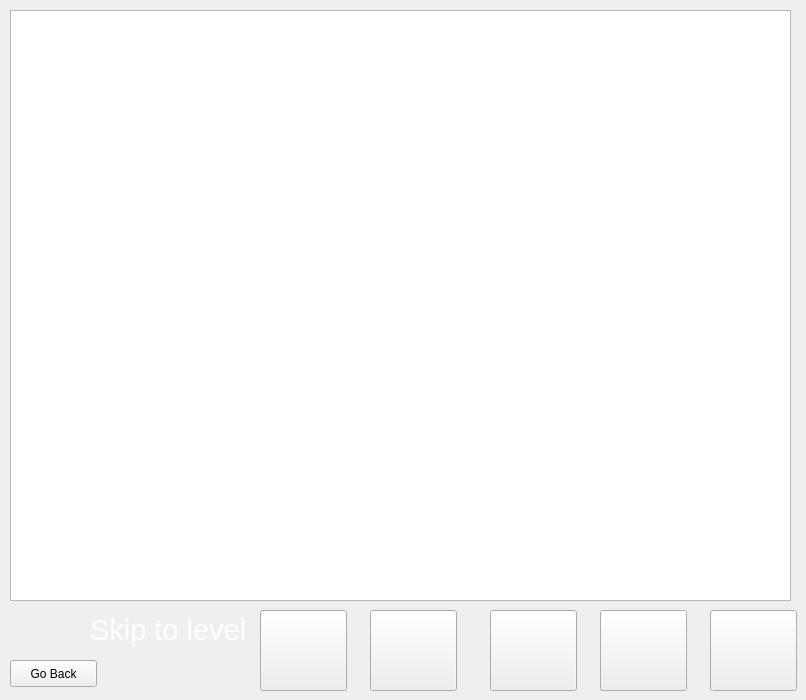
    <widget class="QWidget" name="info">
     <property name="styleSheet">
      <string notr="true">border-image: url(:/background.jpg);</string>
     </property>
     <widget class="QTextBrowser" name="textBrowser_5">
      <property name="geometry">
       <rect>
        <x>10</x>
        <y>10</y>
        <width>781</width>
        <height>591</height>
       </rect>
      </property>
      <property name="styleSheet">
       <string notr="true">border-image: none;</string>
      </property>
     </widget>
     <widget class="QLabel" name="label_12">
      <property name="geometry">
       <rect>
        <x>90</x>
        <y>600</y>
        <width>161</width>
        <height>61</height>
       </rect>
      </property>
      <property name="styleSheet">
       <string notr="true">border-image: none;</string>
      </property>
      <property name="text">
       <string>&lt;html&gt;&lt;head/&gt;&lt;body&gt;&lt;p&gt;&lt;span style=&quot; font-size:22pt; color:#ffffff;&quot;&gt;Skip to level&lt;/span&gt;&lt;/p&gt;&lt;/body&gt;&lt;/html&gt;</string>
      </property>
     </widget>
     <widget class="QLabel" name="label_13">
      <property name="geometry">
       <rect>
        <x>290</x>
        <y>620</y>
        <width>21</width>
        <height>61</height>
       </rect>
      </property>
      <property name="styleSheet">
       <string notr="true">border-image: none;</string>
      </property>
      <property name="text">
       <string>&lt;html&gt;&lt;head/&gt;&lt;body&gt;&lt;p&gt;&lt;span style=&quot; font-size:36pt; color:#ffffff;&quot;&gt;1&lt;/span&gt;&lt;/p&gt;&lt;/body&gt;&lt;/html&gt;</string>
      </property>
     </widget>
     <widget class="QPushButton" name="pushButton_16">
      <property name="geometry">
       <rect>
        <x>260</x>
        <y>610</y>
        <width>87</width>
        <height>81</height>
       </rect>
      </property>
      <property name="styleSheet">
       <string notr="true">border-image: url(:/circle.png);</string>
      </property>
      <property name="text">
       <string/>
      </property>
     </widget>
     <widget class="QLabel" name="label_14">
      <property name="geometry">
       <rect>
        <x>400</x>
        <y>620</y>
        <width>31</width>
        <height>61</height>
       </rect>
      </property>
      <property name="styleSheet">
       <string notr="true">border-image: none;</string>
      </property>
      <property name="text">
       <string>&lt;html&gt;&lt;head/&gt;&lt;body&gt;&lt;p&gt;&lt;span style=&quot; font-size:36pt; color:#ffffff;&quot;&gt;2&lt;/span&gt;&lt;/p&gt;&lt;/body&gt;&lt;/html&gt;</string>
      </property>
     </widget>
     <widget class="QLabel" name="label_15">
      <property name="geometry">
       <rect>
        <x>520</x>
        <y>620</y>
        <width>31</width>
        <height>61</height>
       </rect>
      </property>
      <property name="styleSheet">
       <string notr="true">border-image: none;</string>
      </property>
      <property name="text">
       <string>&lt;html&gt;&lt;head/&gt;&lt;body&gt;&lt;p&gt;&lt;span style=&quot; font-size:36pt; color:#ffffff;&quot;&gt;3&lt;/span&gt;&lt;/p&gt;&lt;/body&gt;&lt;/html&gt;</string>
      </property>
     </widget>
     <widget class="QLabel" name="label_16">
      <property name="geometry">
       <rect>
        <x>630</x>
        <y>620</y>
        <width>31</width>
        <height>61</height>
       </rect>
      </property>
      <property name="styleSheet">
       <string notr="true">border-image: none;</string>
      </property>
      <property name="text">
       <string>&lt;html&gt;&lt;head/&gt;&lt;body&gt;&lt;p&gt;&lt;span style=&quot; font-size:36pt; color:#ffffff;&quot;&gt;4&lt;/span&gt;&lt;/p&gt;&lt;/body&gt;&lt;/html&gt;</string>
      </property>
     </widget>
     <widget class="QLabel" name="label_17">
      <property name="geometry">
       <rect>
        <x>740</x>
        <y>620</y>
        <width>31</width>
        <height>61</height>
       </rect>
      </property>
      <property name="styleSheet">
       <string notr="true">border-image: none;</string>
      </property>
      <property name="text">
       <string>&lt;html&gt;&lt;head/&gt;&lt;body&gt;&lt;p&gt;&lt;span style=&quot; font-size:36pt; color:#ffffff;&quot;&gt;5&lt;/span&gt;&lt;/p&gt;&lt;/body&gt;&lt;/html&gt;</string>
      </property>
     </widget>
     <widget class="QPushButton" name="pushButton_17">
      <property name="geometry">
       <rect>
        <x>370</x>
        <y>610</y>
        <width>87</width>
        <height>81</height>
       </rect>
      </property>
      <property name="styleSheet">
       <string notr="true">border-image: url(:/circle.png);</string>
      </property>
      <property name="text">
       <string/>
      </property>
     </widget>
     <widget class="QPushButton" name="pushButton_18">
      <property name="geometry">
       <rect>
        <x>490</x>
        <y>610</y>
        <width>87</width>
        <height>81</height>
       </rect>
      </property>
      <property name="styleSheet">
       <string notr="true">border-image: url(:/circle.png);</string>
      </property>
      <property name="text">
       <string/>
      </property>
     </widget>
     <widget class="QPushButton" name="pushButton_28">
      <property name="geometry">
       <rect>
        <x>600</x>
        <y>610</y>
        <width>87</width>
        <height>81</height>
       </rect>
      </property>
      <property name="styleSheet">
       <string notr="true">border-image: url(:/circle.png);</string>
      </property>
      <property name="text">
       <string/>
      </property>
     </widget>
     <widget class="QPushButton" name="pushButton_29">
      <property name="geometry">
       <rect>
        <x>710</x>
        <y>610</y>
        <width>87</width>
        <height>81</height>
       </rect>
      </property>
      <property name="styleSheet">
       <string notr="true">border-image: url(:/circle.png);</string>
      </property>
      <property name="text">
       <string/>
      </property>
     </widget>
     <widget class="QPushButton" name="pushButton_30">
      <property name="geometry">
       <rect>
        <x>10</x>
        <y>660</y>
        <width>87</width>
        <height>27</height>
       </rect>
      </property>
      <property name="styleSheet">
       <string notr="true">border-image:none;</string>
      </property>
      <property name="text">
       <string>Go Back</string>
      </property>
     </widget>
    </widget>
